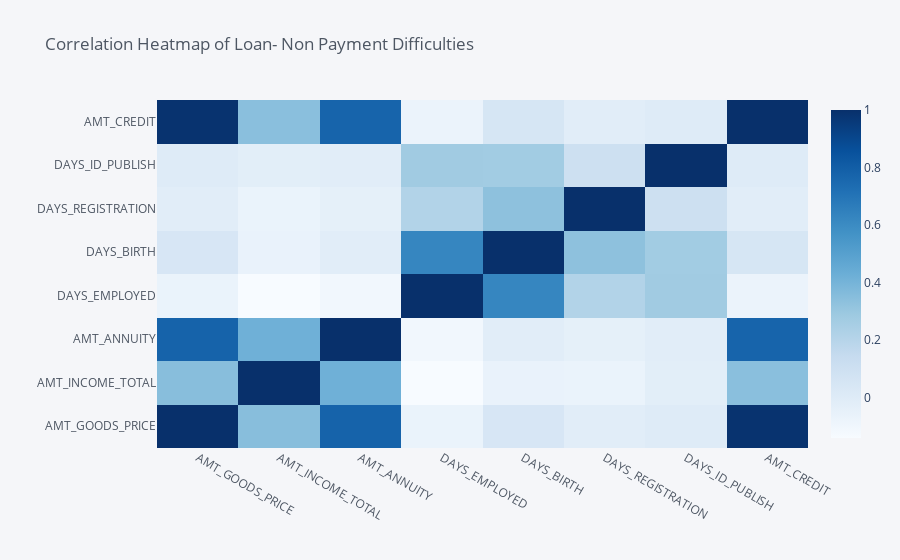

Notebook code for this chart:
### Code cell
target_0[['AMT_GOODS_PRICE','AMT_INCOME_TOTAL','AMT_ANNUITY','DAYS_EMPLOYED','DAYS_BIRTH',
         'DAYS_REGISTRATION', 'DAYS_ID_PUBLISH',
         'AMT_CREDIT',]].corr(method = 'pearson').iplot(kind='heatmap',colorscale="Blues",title="Correlation Heatmap of Loan- Non Payment Difficulties")

### Figure 1 — Plotly figure (JSON) as saved in the notebook; plotly's stock layout.template omitted (floating-point values rounded to 4 significant figures)
{"data": [{"colorscale": [[0, "rgb(247,251,255)"], [0.125, "rgb(222,235,247)"], [0.25, "rgb(198,219,239)"], [0.375, "rgb(158,202,225)"], [0.5, "rgb(107,174,214)"], [0.625, "rgb(66,146,198)"], [0.75, "rgb(33,113,181)"], [0.875, "rgb(8,81,156)"], [1, "rgb(8,48,107)"]], "type": "heatmap", "x": ["AMT_GOODS_PRICE", "AMT_INCOME_TOTAL", "AMT_ANNUITY", "DAYS_EMPLOYED", "DAYS_BIRTH", "DAYS_REGISTRATION", "DAYS_ID_PUBLISH", "AMT_CREDIT"], "y": ["AMT_GOODS_PRICE", "AMT_INCOME_TOTAL", "AMT_ANNUITY", "DAYS_EMPLOYED", "DAYS_BIRTH", "DAYS_REGISTRATION", "DAYS_ID_PUBLISH", "AMT_CREDIT"], "z": [[1, 0.3495, 0.7767, -0.06861, 0.04456, -0.01592, 0.003649, 0.9873], [0.3495, 1, 0.419, -0.1404, -0.06261, -0.06494, -0.0229, 0.3428], [0.7767, 0.419, 1, -0.105, -0.01226, -0.03944, -0.01411, 0.7713], [-0.06861, -0.1404, -0.105, 1, 0.6261, 0.2145, 0.2767, -0.0701], [0.04456, -0.06261, -0.01226, 0.6261, 1, 0.3332, 0.2713, 0.04738], [-0.01592, -0.06494, -0.03944, 0.2145, 0.3332, 1, 0.1002, -0.01348], [0.003649, -0.0229, -0.01411, 0.2767, 0.2713, 0.1002, 1, 0.001464], [0.9873, 0.3428, 0.7713, -0.0701, 0.04738, -0.01348, 0.001464, 1]], "zmax": 1, "zmin": -0.1404}], "layout": {"legend": {"bgcolor": "#F5F6F9", "font": {"color": "#4D5663"}}, "paper_bgcolor": "#F5F6F9", "plot_bgcolor": "#F5F6F9", "title": {"font": {"color": "#4D5663"}, "text": "Correlation Heatmap of Loan- Non Payment Difficulties"}, "xaxis": {"gridcolor": "#E1E5ED", "showgrid": true, "tickfont": {"color": "#4D5663"}, "title": {"font": {"color": "#4D5663"}, "text": ""}, "zerolinecolor": "#E1E5ED"}, "yaxis": {"gridcolor": "#E1E5ED", "showgrid": true, "tickfont": {"color": "#4D5663"}, "title": {"font": {"color": "#4D5663"}, "text": ""}, "zerolinecolor": "#E1E5ED"}}}
